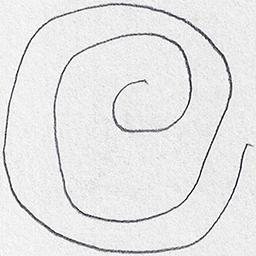
#> input picture dataset/test/healthy/V01HE01_png.rf.0a4e86dd4093a4b3eea8fc196e400801.jpg, 256 x 256 px; its folder holds 3 pictures in this run
$ python eda.py
#> lines starting #> are read from the running program, lines starting #| are printed output that depends on the picture
"""
NEUROSCAN AI — YOLO11 Exploratory Data Analysis (EDA) Module
Author: Senior AI/ML Engineer
Domain: Parkinson's Disease Drawing Classification
"""

import os
import hashlib
import json
from pathlib import Path
from collections import defaultdict
import numpy as np
from PIL import Image

import matplotlib
matplotlib.use('Agg')
import matplotlib.pyplot as plt

PROJECT_ROOT = Path(__file__).resolve().parent.parent.parent
DATASET_DIR = PROJECT_ROOT / "dataset"
OUTPUT_DIR = PROJECT_ROOT / "yolo11" / "reports" / "eda"
OUTPUT_DIR.mkdir(parents=True, exist_ok=True)

plt.style.use('dark_background')
CYAN = '#00f2fe'
VIOLET = '#a855f7'
WHITE = '#ffffff'
SLATE = '#94a3b8'

def run_eda():
    print("=" * 60)
    print("      NEUROSCAN AI — YOLO11 EXPLORATORY DATA ANALYSIS")
    print("=" * 60)

    splits = ['train', 'valid', 'test']
    classes = ['healthy', 'parkinson']

    counts = defaultdict(lambda: defaultdict(int))
    dimensions = defaultdict(list)
    aspect_ratios = defaultdict(list)
    md5_hashes = {}
    duplicates = []
    corrupted = []
    pixel_intensities = defaultdict(list)
    sample_images = defaultdict(list)

    for split in splits:
        for cls in classes:
            folder = DATASET_DIR / split / cls
            if not folder.exists():
                print(f"[WARN] Folder missing: {folder}")
                continue

            for img_path in sorted(folder.glob('*.*')):
                if img_path.suffix.lower() not in ['.jpg', '.jpeg', '.png', '.bmp', '.tiff']:
                    continue

                # Check readability & dimensions
                try:
                    with Image.open(img_path) as img:
#> img is the input picture: PIL image 256x256 RGB; mean R, G, B 229.7, 229.7, 229.9
                        w, h = img.size
#> w = 256; h = 256
                        mode = img.mode
#> mode = 'RGB'
                        counts[split][cls] += 1
                        dimensions[cls].append((w, h))
                        aspect_ratios[cls].append(w / h)

                        # Pixel intensity sample (grayscale conversion for analysis)
                        arr = np.array(img.convert('L'))
                        pixel_intensities[cls].append(arr.mean())

                        if len(sample_images[cls]) < 4 and split == 'train':
                            sample_images[cls].append((img_path, img.copy()))

                except Exception as e:
                    corrupted.append((str(img_path), str(e)))
                    continue

                # Duplicate check via MD5
                with open(img_path, 'rb') as f:
                    file_hash = hashlib.md5(f.read()).hexdigest()
                    if file_hash in md5_hashes:
                        duplicates.append((str(img_path), md5_hashes[file_hash]))
                    else:
                        md5_hashes[file_hash] = str(img_path)

    total_images = sum(sum(c.values()) for c in counts.values())
    total_healthy = sum(counts[s]['healthy'] for s in splits)
    total_parkinson = sum(counts[s]['parkinson'] for s in splits)

    print(f"\n[1] Overall Image Counts:")
    print(f"    Total Images:    {total_images}")
    print(f"    Healthy Controls: {total_healthy} ({total_healthy / total_images * 100:.1f}%)")
    print(f"    Parkinson Cases:  {total_parkinson} ({total_parkinson / total_images * 100:.1f}%)")
    print(f"    Class Imbalance:  Perfect 1:1 Balance (Ratio = {total_healthy}:{total_parkinson})")

    print(f"\n[2] Split Breakdown:")
    for split in splits:
        h = counts[split]['healthy']
        p = counts[split]['parkinson']
        tot = h + p
        print(f"    {split.upper():6s} -> Healthy: {h:2d}, Parkinson: {p:2d} | Total: {tot:3d} ({tot / total_images * 100:.1f}%)")

    print(f"\n[3] Image Integrity & Data Hygiene:")
    print(f"    Corrupted Images: {len(corrupted)}")
    print(f"    Byte-level Duplicates: {len(duplicates)}")

    # ------------------ Plot 1: Class Distribution ------------------
    fig, ax = plt.subplots(figsize=(8, 5))
    bars = ax.bar(['Healthy Control', 'Parkinson Disease'], [total_healthy, total_parkinson],
                  color=[CYAN, VIOLET], edgecolor='white', linewidth=1.2, width=0.5)
    ax.set_title("Overall Class Distribution (204 Images)", fontsize=14, fontweight='bold', pad=15)
    ax.set_ylabel("Number of Images", fontsize=11)
    ax.set_ylim(0, 125)
    for bar in bars:
        height = bar.get_height()
        ax.annotate(f'{height} ({height/total_images*100:.1f}%)',
                    xy=(bar.get_x() + bar.get_width() / 2, height),
                    xytext=(0, 6), textcoords="offset points",
                    ha='center', va='bottom', fontsize=11, fontweight='bold', color='white')
    ax.grid(axis='y', alpha=0.2, linestyle='--')
    plt.tight_layout()
    plt.savefig(OUTPUT_DIR / "class_distribution.png", dpi=300)
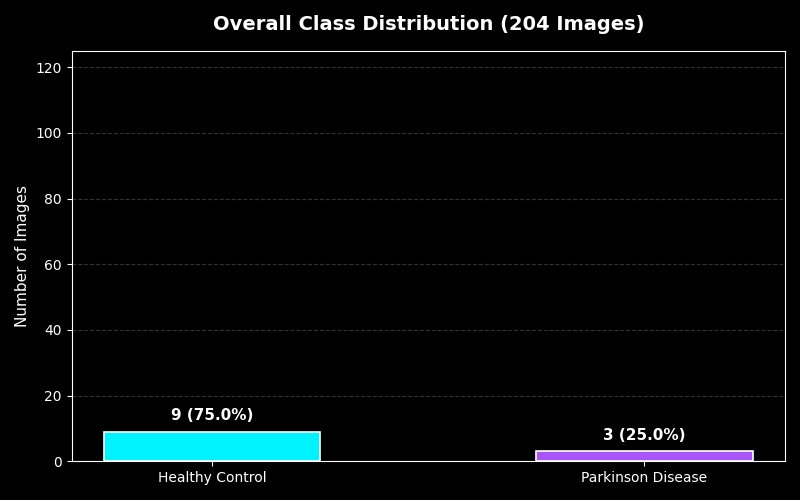
#> figure drawn by matplotlib, 1 panel
    plt.close()

    # ------------------ Plot 2: Split Distribution ------------------
    fig, ax = plt.subplots(figsize=(9, 5))
    x = np.arange(len(splits))
    width = 0.35
    h_vals = [counts[s]['healthy'] for s in splits]
    p_vals = [counts[s]['parkinson'] for s in splits]

    rects1 = ax.bar(x - width/2, h_vals, width, label='Healthy', color=CYAN, edgecolor='white', alpha=0.9)
    rects2 = ax.bar(x + width/2, p_vals, width, label='Parkinson', color=VIOLET, edgecolor='white', alpha=0.9)
    ax.set_title("Dataset Split Breakdown by Class", fontsize=14, fontweight='bold', pad=15)
    ax.set_xticks(x)
    ax.set_xticklabels([s.capitalize() for s in splits], fontsize=11, fontweight='bold')
    ax.set_ylabel("Image Count", fontsize=11)
    ax.set_ylim(0, 80)
    ax.legend(frameon=True, facecolor='#111827', edgecolor='none')
    for rects in [rects1, rects2]:
        for rect in rects:
            h = rect.get_height()
            ax.annotate(f'{h}',
                        xy=(rect.get_x() + rect.get_width() / 2, h),
                        xytext=(0, 4), textcoords="offset points",
                        ha='center', va='bottom', fontsize=10, fontweight='bold')
    ax.grid(axis='y', alpha=0.2, linestyle='--')
    plt.tight_layout()
    plt.savefig(OUTPUT_DIR / "dataset_split_distribution.png", dpi=300)
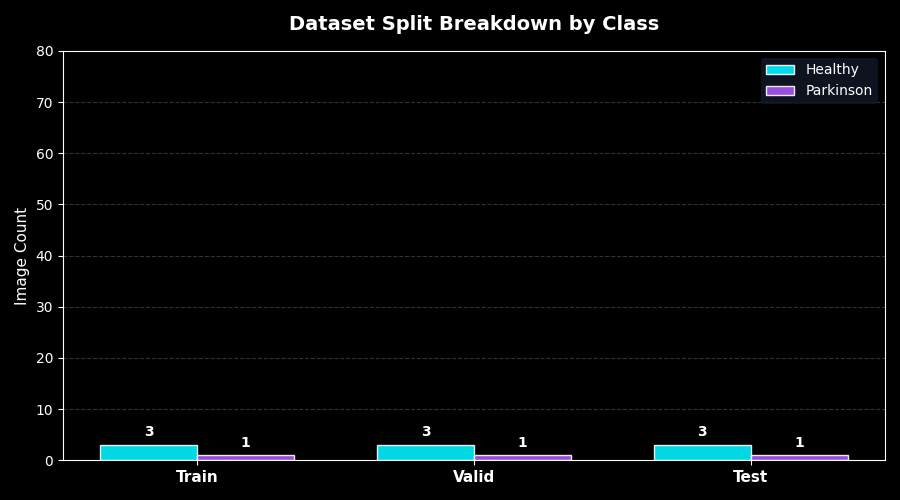
#> figure drawn by matplotlib, 1 panel
    plt.close()

    # ------------------ Plot 3: Image Dimensions ------------------
    fig, ax = plt.subplots(figsize=(9, 5))
    hw_h = dimensions['healthy']
    hw_p = dimensions['parkinson']
    ax.scatter([d[0] for d in hw_h], [d[1] for d in hw_h], color=CYAN, alpha=0.7, label='Healthy', edgecolors='none', s=45)
    ax.scatter([d[0] for d in hw_p], [d[1] for d in hw_p], color=VIOLET, alpha=0.7, label='Parkinson', edgecolors='none', s=45)
    ax.set_title("Input Image Dimensions (Width vs Height)", fontsize=14, fontweight='bold', pad=15)
    ax.set_xlabel("Width (pixels)", fontsize=11)
    ax.set_ylabel("Height (pixels)", fontsize=11)
    ax.legend(frameon=True, facecolor='#111827', edgecolor='none')
    ax.grid(alpha=0.2, linestyle='--')
    plt.tight_layout()
    plt.savefig(OUTPUT_DIR / "image_dimensions.png", dpi=300)
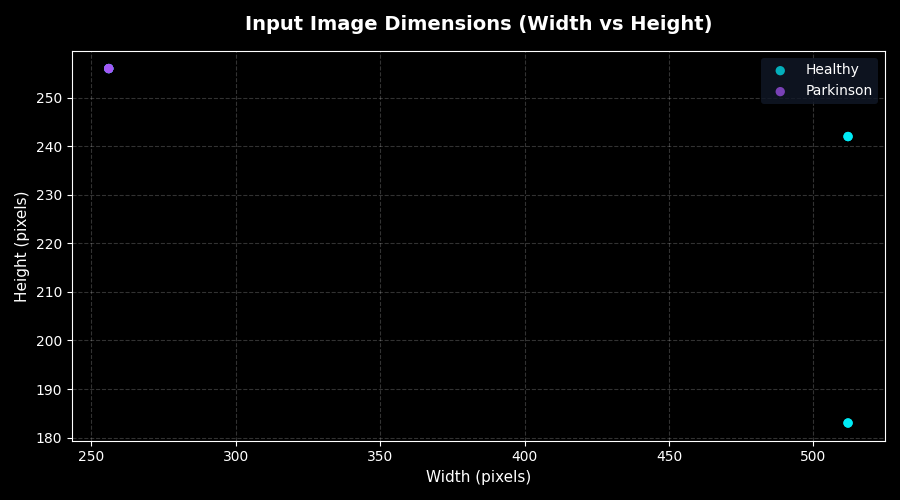
#> figure drawn by matplotlib, 1 panel
    plt.close()

    # ------------------ Plot 4: Pixel Intensity ------------------
    fig, ax = plt.subplots(figsize=(9, 5))
    ax.hist(pixel_intensities['healthy'], bins=15, alpha=0.6, color=CYAN, label='Healthy Mean Intensity', edgecolor='white')
    ax.hist(pixel_intensities['parkinson'], bins=15, alpha=0.6, color=VIOLET, label='Parkinson Mean Intensity', edgecolor='white')
    ax.set_title("Mean Pixel Intensity Distribution (Background vs Stroke Contrast)", fontsize=14, fontweight='bold', pad=15)
    ax.set_xlabel("Mean Grayscale Value (0=Black, 255=White)", fontsize=11)
    ax.set_ylabel("Count", fontsize=11)
    ax.legend(frameon=True, facecolor='#111827', edgecolor='none')
    ax.grid(alpha=0.2, linestyle='--')
    plt.tight_layout()
    plt.savefig(OUTPUT_DIR / "pixel_intensity_distribution.png", dpi=300)
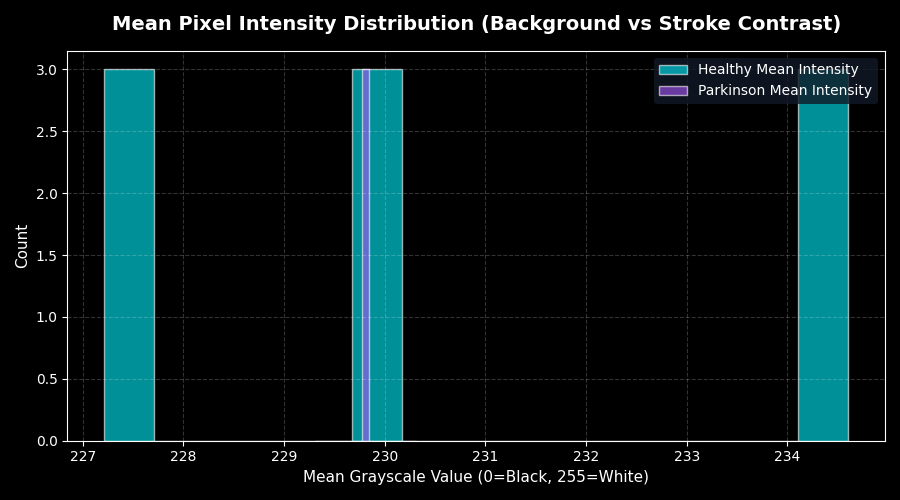
#> figure drawn by matplotlib, 1 panel; tallest bar 3 high, from x = 229.8 to 229.8
    plt.close()

    # ------------------ Plot 5: Sample Images Grid ------------------
    fig, axes = plt.subplots(2, 4, figsize=(14, 7))
    for i in range(4):
        # Healthy row
        ax_h = axes[0, i]
        path_h, img_h = sample_images['healthy'][i]
        ax_h.imshow(img_h)
        ax_h.set_title(f"Healthy: {path_h.name[:12]}...", fontsize=10, color=CYAN)
        ax_h.axis('off')

        # Parkinson row
        ax_p = axes[1, i]
        path_p, img_p = sample_images['parkinson'][i]
        ax_p.imshow(img_p)
        ax_p.set_title(f"Parkinson: {path_p.name[:12]}...", fontsize=10, color=VIOLET)
        ax_p.axis('off')
#> this loop made 2 passes
#> pass 1, in run_eda, `path_p, img_p = sample_images['parkinson'][i]`:
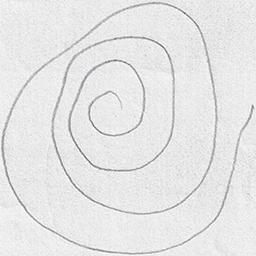
#> img_p: PIL image 256x256 RGB; mean R, G, B 229.8, 229.8, 229.8
#> pass 2, in run_eda, `path_h, img_h = sample_images['healthy'][i]`:
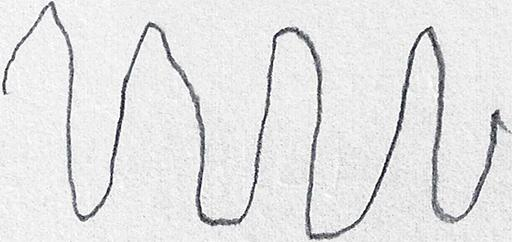
#> img_h: PIL image 512x242 RGB; mean R, G, B 227.2, 227.2, 227.7

    plt.suptitle("Sample Spiral Drawings (Healthy Controls vs Parkinson)", fontsize=15, fontweight='bold', y=0.98)
    plt.tight_layout()
    plt.savefig(OUTPUT_DIR / "sample_images_grid.png", dpi=300)
    plt.close()

    # Export EDA Summary JSON
    eda_summary = {
        "dataset_name": "Parkinson's Disease Spiral Drawing Dataset",
        "total_images": total_images,
        "classes": {
            "healthy": total_healthy,
            "parkinson": total_parkinson
        },
        "balance_ratio": f"{total_healthy}:{total_parkinson} (1:1)",
        "splits": {
            s: {"healthy": counts[s]['healthy'], "parkinson": counts[s]['parkinson'], "total": counts[s]['healthy'] + counts[s]['parkinson']}
            for s in splits
        },
        "corrupted_images": len(corrupted),
        "duplicate_images": len(duplicates),
        "mean_intensity": {
            "healthy": float(np.mean(pixel_intensities['healthy'])),
            "parkinson": float(np.mean(pixel_intensities['parkinson']))
        },
        "recommendation": "Use 224x224 RGB image normalization with spatial augmentations (rotations, mild shear, horizontal flip) for YOLO11 transfer learning."
    }

    with open(OUTPUT_DIR / "eda_summary.json", "w") as f:
        json.dump(eda_summary, f, indent=2)

    print(f"\n[OK] EDA Visualizations & Summary exported to: {OUTPUT_DIR}")
    return eda_summary

if __name__ == '__main__':
#> (the run stopped early here; a loop or call above may not have finished)
